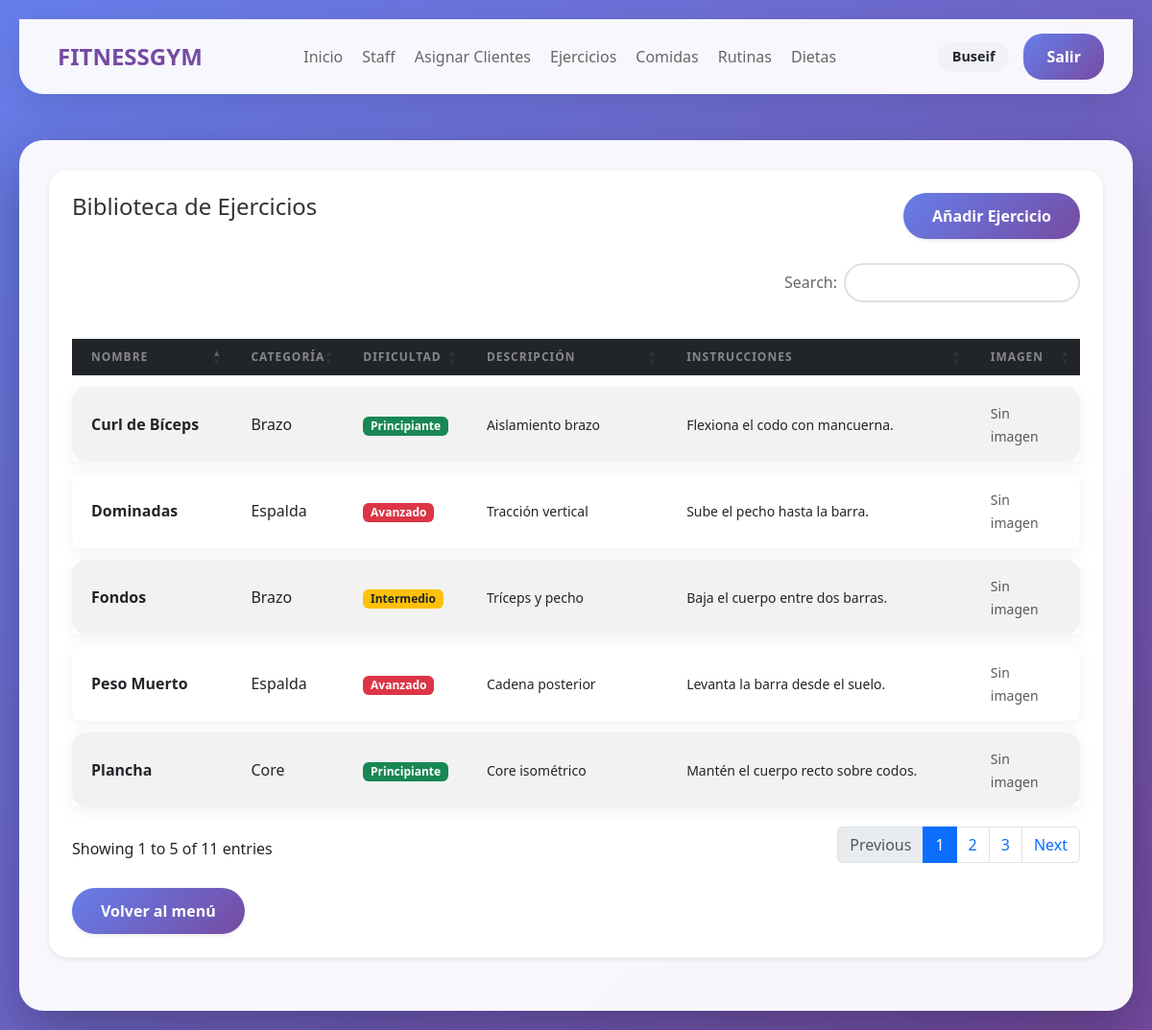
Page /php/biblioteca_ejercicios.php (signed in) on the committed database.
### tables this page shows
CREATE TABLE `ejercicios` (
  `id_ejercicio` int(11) NOT NULL,
  `nombre` varchar(100) NOT NULL,
  `descripcion` text DEFAULT NULL,
  `instrucciones` text DEFAULT NULL,
  `categoria` varchar(50) DEFAULT NULL,
  `dificultad` enum('Principiante','Intermedio','Avanzado') DEFAULT NULL,
  `imagen_url` varchar(255) DEFAULT NULL
);

### php/biblioteca_ejercicios.php (the view, shortened to what this page needs)
<?php
include 'conexion.php';
$rol_sesion = $_SESSION['rol'];
$resultado = mysqli_query($conexion, "SELECT * FROM ejercicios ORDER BY categoria, dificultad");
?>
<!DOCTYPE html>
<html lang="es">
<head>
    <link href="https://cdn.jsdelivr.net/npm/bootstrap@5.3.0/dist/css/bootstrap.min.css" rel="stylesheet">
    <link href="https://cdn.datatables.net/1.13.6/css/dataTables.bootstrap5.min.css" rel="stylesheet">
    <link rel="stylesheet" href="https://cdnjs.cloudflare.com/ajax/libs/font-awesome/6.0.0/css/all.min.css">
    <link rel="stylesheet" href="../css/estilo_global.css">
</head>
<body>
<?php include 'navbar.php'; ?>
<div class="container mt-5">
    <div class="card p-4 shadow-sm">
        <div class="d-flex justify-content-between align-items-center mb-4">
            <h2>Biblioteca de Ejercicios</h2>
            <?php if ($rol_sesion === 'administrador'): ?>
                <a href="nuevo_ejercicio.php" class="btn btn-success shadow-sm">
                Añadir Ejercicio
                </a>
            <?php endif; ?>
        </div>
        <table id="tablaEjercicios" class="table table-striped table-hover align-middle">
            <thead class="table-dark">
                <tr>
                    <th>Nombre</th>
                    <th>Categoría</th>
                    <th>Dificultad</th>
                    <th>Descripción</th>
                    <th>Instrucciones</th>
                    <th>Imagen</th>
                </tr>
            </thead>
            <tbody>
                <?php while ($fila = mysqli_fetch_assoc($resultado)): ?>
                    <tr>
                        <td class="fw-bold"><?= htmlspecialchars($fila['nombre']) ?></td>
                        <td><?= htmlspecialchars($fila['categoria']) ?></td>
                        <td>
                            <span class="badge <?= $fila['dificultad'] == 'Principiante' ? 'bg-success' : ($fila['dificultad'] == 'Intermedio' ? 'bg-warning text-dark' : 'bg-danger') ?>">
                                <?= $fila['dificultad'] ?>
                            </span>
                        </td>
                        <td><small><?= htmlspecialchars($fila['descripcion']) ?></small></td>
                        <td><small><?= htmlspecialchars($fila['instrucciones']) ?></small></td>
                        <td>
                            <?php if ($fila['imagen_url']): ?>
                                <img src="imagenes/<?= htmlspecialchars($fila['imagen_url']) ?>" alt="Imagen" width="60" class="rounded shadow-sm">
                            <?php else: ?>
                                <span class="text-muted small">Sin imagen</span>
                            <?php endif; ?>
                        </td>
                    </tr>
                <?php endwhile; ?>
            </tbody>
        </table>
        <div class="mt-4">
            <a href="menu_<?= $rol_sesion ?>.php" class="btn btn-secondary shadow-sm">
                Volver al menú
            </a>
        </div>
    </div>
</div>
</body>
</html>

### css/estilo_global.css (style rules this page uses)
:root { --primary-gradient: linear-gradient(135deg, #667eea 0%, #764ba2 100%); --bg-light: rgba(255, 255, 255, 0.95); --shadow-soft: 0 10px 30px rgba(0, 0, 0, 0.05); --shadow-strong: 0 20px 60px rgba(0, 0, 0, 0.3); --radius-main: 25px; --radius-card: 20px; --text-dark: #333; --text-muted: #666; }
* { margin: 0; padding: 0; box-sizing: border-box; font-family: 'Segoe UI', Tahoma, Geneva, Verdana, sans-serif; }
body { background: var(--primary-gradient); min-height: 100vh; padding: 20px; }
.container { max-width: 1200px; margin: 0 auto; background: var(--bg-light); border-radius: var(--radius-main); padding: 30px; box-shadow: var(--shadow-strong); }
.card { background: white; padding: 25px; border-radius: var(--radius-card); box-shadow: var(--shadow-soft); border: 1px solid #f0f0f0; margin-bottom: 25px; }
h2 { color: var(--text-dark); margin-bottom: 20px; font-size: 1.5rem; display: flex; align-items: center; gap: 10px; }
.btn { background: var(--primary-gradient); color: white; border: none; padding: 12px 30px; border-radius: 25px; font-size: 16px; font-weight: bold; cursor: pointer; transition: all 0.3s; text-decoration: none; display: inline-block; }
table.dataTable { border-collapse: separate !important; border-spacing: 0 12px !important; border: none !important; }
table.dataTable thead th { border: none !important; color: #888; text-transform: uppercase; font-size: 0.75rem; letter-spacing: 1px; padding: 10px 20px !important; }
table.dataTable tbody tr { background-color: white !important; box-shadow: 0 5px 15px rgba(0, 0, 0, 0.05) !important; transition: transform 0.2s ease; }
table.dataTable tbody td { border: none !important; padding: 15px 20px !important; vertical-align: middle; }
table.dataTable tbody tr td:first-child { border-radius: 15px 0 0 15px; }
table.dataTable tbody tr td:last-child { border-radius: 0 15px 15px 0; }

### rows in the picture
ejercicios: nombre "Curl de Bíceps", categoria "Brazo", dificultad "Principiante", descripcion "Aislamiento brazo", instrucciones "Flexiona el codo con mancuerna.", shows "Sin imagen"
ejercicios: nombre "Fondos", categoria "Brazo", dificultad "Intermedio", descripcion "Tríceps y pecho", instrucciones "Baja el cuerpo entre dos barras.", shows "Sin imagen"
ejercicios: nombre "Plancha", categoria "Core", dificultad "Principiante", descripcion "Core isométrico", instrucciones "Mantén el cuerpo recto sobre codos.", shows "Sin imagen"
ejercicios: nombre "Peso Muerto", categoria "Espalda", dificultad "Avanzado", descripcion "Cadena posterior", instrucciones "Levanta la barra desde el suelo.", shows "Sin imagen"
ejercicios: nombre "Dominadas", categoria "Espalda", dificultad "Avanzado", descripcion "Tracción vertical", instrucciones "Sube el pecho hasta la barra.", shows "Sin imagen"

### other values in the picture
$_SESSION['nombre'] "Buseif"
